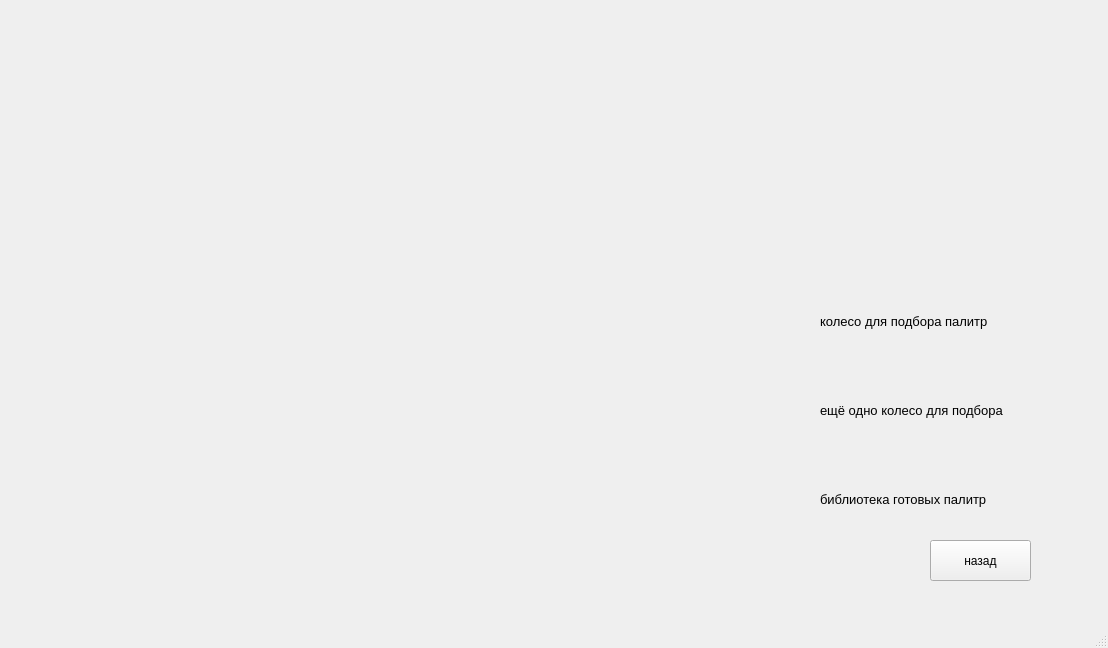
<?xml version="1.0" encoding="UTF-8"?>
<ui version="4.0">
 <class>MainWindow</class>
 <widget class="QMainWindow" name="MainWindow">
  <property name="geometry">
   <rect>
    <x>0</x>
    <y>0</y>
    <width>1108</width>
    <height>648</height>
   </rect>
  </property>
  <property name="minimumSize">
   <size>
    <width>1050</width>
    <height>600</height>
   </size>
  </property>
  <property name="windowTitle">
   <string>Краткая памятка</string>
  </property>
  <widget class="QWidget" name="centralwidget">
   <widget class="QWidget" name="verticalLayoutWidget">
    <property name="geometry">
     <rect>
      <x>820</x>
      <y>190</y>
      <width>461</width>
      <height>351</height>
     </rect>
    </property>
    <layout class="QVBoxLayout" name="verticalLayout">
     <item>
      <widget class="QLabel" name="label_5">
       <property name="text">
        <string/>
       </property>
      </widget>
     </item>
     <item>
      <widget class="QLabel" name="label">
       <property name="palette">
        <palette>
         <active>
          <colorrole role="Highlight">
           <brush brushstyle="SolidPattern">
            <color alpha="255">
             <red>148</red>
             <green>186</green>
             <blue>215</blue>
            </color>
           </brush>
          </colorrole>
          <colorrole role="Link">
           <brush brushstyle="SolidPattern">
            <color alpha="255">
             <red>191</red>
             <green>189</green>
             <blue>255</blue>
            </color>
           </brush>
          </colorrole>
          <colorrole role="LinkVisited">
           <brush brushstyle="SolidPattern">
            <color alpha="255">
             <red>247</red>
             <green>190</green>
             <blue>255</blue>
            </color>
           </brush>
          </colorrole>
         </active>
         <inactive>
          <colorrole role="Highlight">
           <brush brushstyle="SolidPattern">
            <color alpha="255">
             <red>240</red>
             <green>240</green>
             <blue>240</blue>
            </color>
           </brush>
          </colorrole>
          <colorrole role="Link">
           <brush brushstyle="SolidPattern">
            <color alpha="255">
             <red>191</red>
             <green>189</green>
             <blue>255</blue>
            </color>
           </brush>
          </colorrole>
          <colorrole role="LinkVisited">
           <brush brushstyle="SolidPattern">
            <color alpha="255">
             <red>247</red>
             <green>190</green>
             <blue>255</blue>
            </color>
           </brush>
          </colorrole>
         </inactive>
         <disabled>
          <colorrole role="Highlight">
           <brush brushstyle="SolidPattern">
            <color alpha="255">
             <red>138</red>
             <green>165</green>
             <blue>215</blue>
            </color>
           </brush>
          </colorrole>
          <colorrole role="Link">
           <brush brushstyle="SolidPattern">
            <color alpha="255">
             <red>191</red>
             <green>189</green>
             <blue>255</blue>
            </color>
           </brush>
          </colorrole>
          <colorrole role="LinkVisited">
           <brush brushstyle="SolidPattern">
            <color alpha="255">
             <red>247</red>
             <green>190</green>
             <blue>255</blue>
            </color>
           </brush>
          </colorrole>
         </disabled>
        </palette>
       </property>
       <property name="font">
        <font>
         <pointsize>10</pointsize>
        </font>
       </property>
       <property name="text">
        <string>колесо для подбора палитр</string>
       </property>
      </widget>
     </item>
     <item>
      <widget class="QLabel" name="label_2">
       <property name="palette">
        <palette>
         <active>
          <colorrole role="Highlight">
           <brush brushstyle="SolidPattern">
            <color alpha="255">
             <red>148</red>
             <green>186</green>
             <blue>215</blue>
            </color>
           </brush>
          </colorrole>
          <colorrole role="Link">
           <brush brushstyle="SolidPattern">
            <color alpha="255">
             <red>191</red>
             <green>189</green>
             <blue>255</blue>
            </color>
           </brush>
          </colorrole>
          <colorrole role="LinkVisited">
           <brush brushstyle="SolidPattern">
            <color alpha="255">
             <red>247</red>
             <green>190</green>
             <blue>255</blue>
            </color>
           </brush>
          </colorrole>
         </active>
         <inactive>
          <colorrole role="Highlight">
           <brush brushstyle="SolidPattern">
            <color alpha="255">
             <red>240</red>
             <green>240</green>
             <blue>240</blue>
            </color>
           </brush>
          </colorrole>
          <colorrole role="Link">
           <brush brushstyle="SolidPattern">
            <color alpha="255">
             <red>191</red>
             <green>189</green>
             <blue>255</blue>
            </color>
           </brush>
          </colorrole>
          <colorrole role="LinkVisited">
           <brush brushstyle="SolidPattern">
            <color alpha="255">
             <red>247</red>
             <green>190</green>
             <blue>255</blue>
            </color>
           </brush>
          </colorrole>
         </inactive>
         <disabled>
          <colorrole role="Highlight">
           <brush brushstyle="SolidPattern">
            <color alpha="255">
             <red>138</red>
             <green>165</green>
             <blue>215</blue>
            </color>
           </brush>
          </colorrole>
          <colorrole role="Link">
           <brush brushstyle="SolidPattern">
            <color alpha="255">
             <red>191</red>
             <green>189</green>
             <blue>255</blue>
            </color>
           </brush>
          </colorrole>
          <colorrole role="LinkVisited">
           <brush brushstyle="SolidPattern">
            <color alpha="255">
             <red>247</red>
             <green>190</green>
             <blue>255</blue>
            </color>
           </brush>
          </colorrole>
         </disabled>
        </palette>
       </property>
       <property name="font">
        <font>
         <pointsize>10</pointsize>
        </font>
       </property>
       <property name="text">
        <string>ещё одно колесо для подбора</string>
       </property>
      </widget>
     </item>
     <item>
      <widget class="QLabel" name="label_3">
       <property name="palette">
        <palette>
         <active>
          <colorrole role="Highlight">
           <brush brushstyle="SolidPattern">
            <color alpha="255">
             <red>148</red>
             <green>186</green>
             <blue>215</blue>
            </color>
           </brush>
          </colorrole>
          <colorrole role="Link">
           <brush brushstyle="SolidPattern">
            <color alpha="255">
             <red>191</red>
             <green>189</green>
             <blue>255</blue>
            </color>
           </brush>
          </colorrole>
          <colorrole role="LinkVisited">
           <brush brushstyle="SolidPattern">
            <color alpha="255">
             <red>247</red>
             <green>190</green>
             <blue>255</blue>
            </color>
           </brush>
          </colorrole>
         </active>
         <inactive>
          <colorrole role="Highlight">
           <brush brushstyle="SolidPattern">
            <color alpha="255">
             <red>240</red>
             <green>240</green>
             <blue>240</blue>
            </color>
           </brush>
          </colorrole>
          <colorrole role="Link">
           <brush brushstyle="SolidPattern">
            <color alpha="255">
             <red>191</red>
             <green>189</green>
             <blue>255</blue>
            </color>
           </brush>
          </colorrole>
          <colorrole role="LinkVisited">
           <brush brushstyle="SolidPattern">
            <color alpha="255">
             <red>247</red>
             <green>190</green>
             <blue>255</blue>
            </color>
           </brush>
          </colorrole>
         </inactive>
         <disabled>
          <colorrole role="Highlight">
           <brush brushstyle="SolidPattern">
            <color alpha="255">
             <red>138</red>
             <green>165</green>
             <blue>215</blue>
            </color>
           </brush>
          </colorrole>
          <colorrole role="Link">
           <brush brushstyle="SolidPattern">
            <color alpha="255">
             <red>191</red>
             <green>189</green>
             <blue>255</blue>
            </color>
           </brush>
          </colorrole>
          <colorrole role="LinkVisited">
           <brush brushstyle="SolidPattern">
            <color alpha="255">
             <red>247</red>
             <green>190</green>
             <blue>255</blue>
            </color>
           </brush>
          </colorrole>
         </disabled>
        </palette>
       </property>
       <property name="font">
        <font>
         <pointsize>10</pointsize>
        </font>
       </property>
       <property name="text">
        <string>библиотека готовых палитр</string>
       </property>
      </widget>
     </item>
    </layout>
   </widget>
   <widget class="QPushButton" name="backButton">
    <property name="geometry">
     <rect>
      <x>930</x>
      <y>540</y>
      <width>101</width>
      <height>41</height>
     </rect>
    </property>
    <property name="text">
     <string>назад</string>
    </property>
   </widget>
  </widget>
  <widget class="QMenuBar" name="menubar">
   <property name="geometry">
    <rect>
     <x>0</x>
     <y>0</y>
     <width>1108</width>
     <height>20</height>
    </rect>
   </property>
  </widget>
  <widget class="QStatusBar" name="statusbar"/>
 </widget>
 <resources/>
 <connections/>
</ui>
